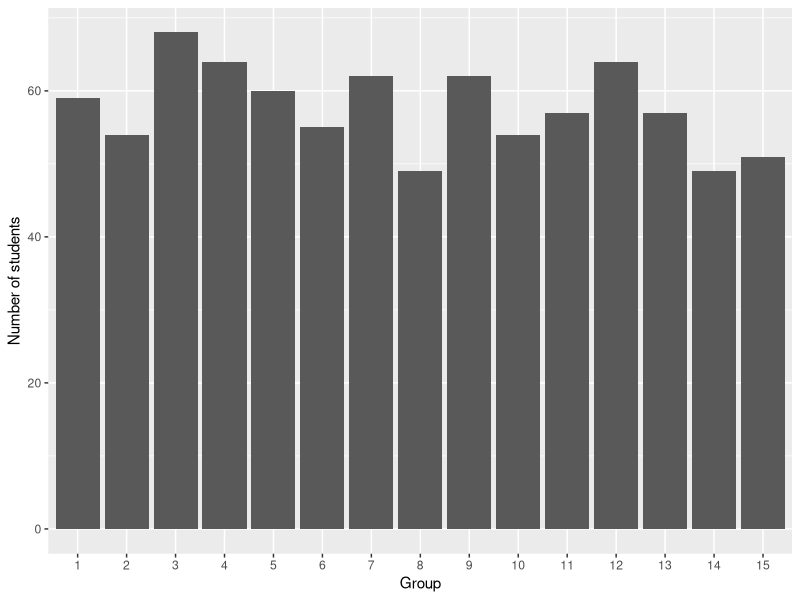
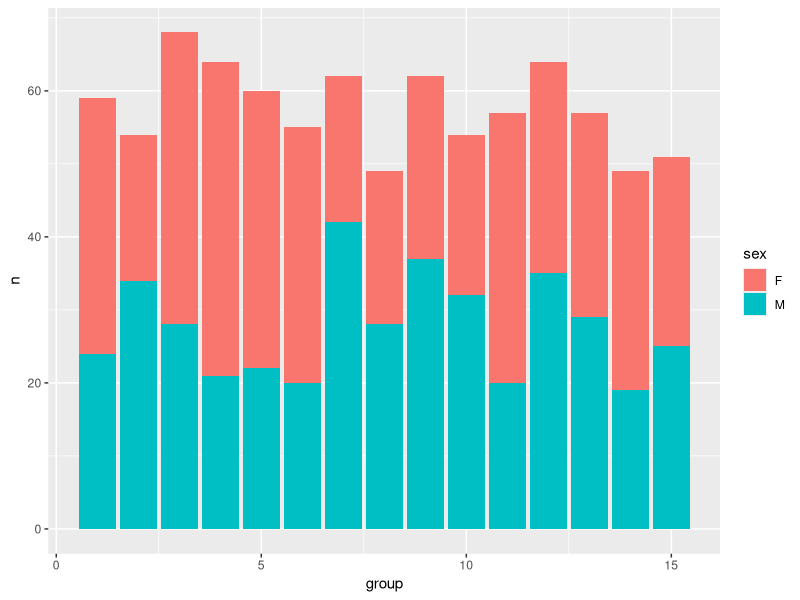

The R script that drew these images, in order:
## ---- chunk 1
library(readr)
library(here)
courses <- read_csv(here("courses.csv"), show_col_types = FALSE)
## ---- chunk 2
library(dplyr)
library(knitr)

courses |> 
  rename(
    course_name = course,
    identifier = course_id,
    number_of_exams = nb_grades
  ) |> 
  arrange(course_name) |> 
  kable()
## ---- chunk 3

students <- read_csv(here("students.csv"),show_col_types = FALSE) |>
  mutate(
    birth_date = as.Date(birth_date),
    sex = factor(sex)
  )

birth_date_class <- class(students$birth_date)
sex_class <- class(students$sex)

students |>
  slice_head(n = 5) |>
  kable()
## ---- chunk 4
library(readr)

grades <- read_delim(
  "grades.csv",
  delim = "|",
  na = "$",
  show_col_types = FALSE
)


## ---- chunk 5
library(dplyr)
library(ggplot2)

students |>
  count(group, name = "nb_students") |>
  ggplot(aes(x = factor(group), y = nb_students)) +
  geom_col() +
  labs(x = "Group", y = "Number of students")
## ---- chunk 6

students |>
  count(group, sex) |>
  ggplot(aes(x = group, y = n, fill = sex)) +
  geom_col()
